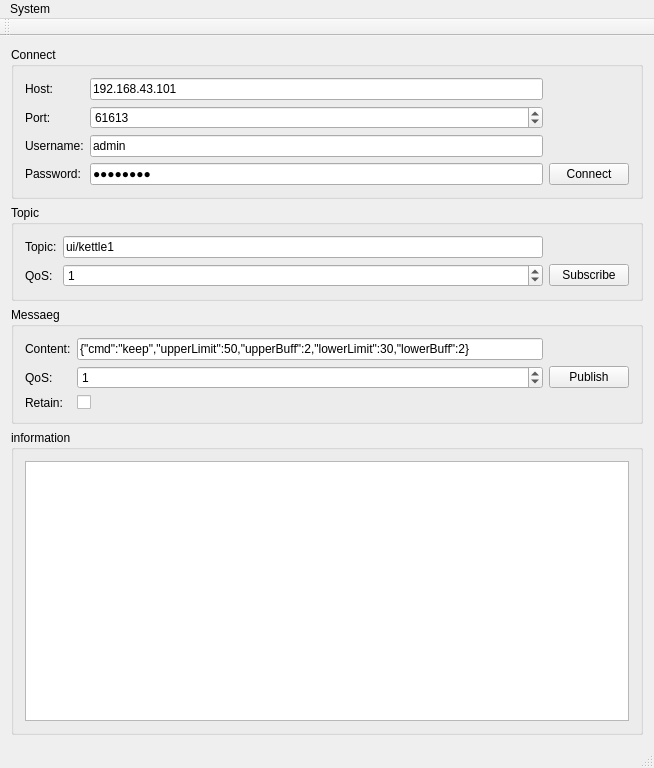
<?xml version="1.0" encoding="UTF-8"?>
<ui version="4.0">
 <class>MainWindow</class>
 <widget class="QMainWindow" name="MainWindow">
  <property name="geometry">
   <rect>
    <x>0</x>
    <y>0</y>
    <width>654</width>
    <height>768</height>
   </rect>
  </property>
  <property name="windowTitle">
   <string>logic center</string>
  </property>
  <widget class="QWidget" name="centralWidget">
   <layout class="QVBoxLayout" name="verticalLayout_4">
    <item>
     <widget class="QGroupBox" name="groupBox_3">
      <property name="title">
       <string>Connect</string>
      </property>
      <layout class="QVBoxLayout" name="verticalLayout_2">
       <item>
        <layout class="QGridLayout" name="gridLayout_2">
         <item row="2" column="0">
          <widget class="QLabel" name="label_8">
           <property name="text">
            <string>Username:</string>
           </property>
          </widget>
         </item>
         <item row="1" column="1">
          <widget class="QSpinBox" name="spinBoxPort">
           <property name="maximum">
            <number>99999</number>
           </property>
           <property name="value">
            <number>61613</number>
           </property>
          </widget>
         </item>
         <item row="2" column="1">
          <widget class="QLineEdit" name="lineEditUser">
           <property name="text">
            <string>admin</string>
           </property>
          </widget>
         </item>
         <item row="3" column="1">
          <widget class="QLineEdit" name="lineEditPassword">
           <property name="text">
            <string>password</string>
           </property>
           <property name="echoMode">
            <enum>QLineEdit::Password</enum>
           </property>
          </widget>
         </item>
         <item row="0" column="1">
          <widget class="QLineEdit" name="lineEditHost">
           <property name="text">
            <string>192.168.43.101</string>
           </property>
          </widget>
         </item>
         <item row="1" column="0">
          <widget class="QLabel" name="label_2">
           <property name="text">
            <string>Port:</string>
           </property>
          </widget>
         </item>
         <item row="3" column="0">
          <widget class="QLabel" name="label_9">
           <property name="text">
            <string>Password:</string>
           </property>
          </widget>
         </item>
         <item row="0" column="0">
          <widget class="QLabel" name="label">
           <property name="sizePolicy">
            <sizepolicy hsizetype="Fixed" vsizetype="Preferred">
             <horstretch>0</horstretch>
             <verstretch>0</verstretch>
            </sizepolicy>
           </property>
           <property name="sizeIncrement">
            <size>
             <width>0</width>
             <height>0</height>
            </size>
           </property>
           <property name="baseSize">
            <size>
             <width>0</width>
             <height>0</height>
            </size>
           </property>
           <property name="text">
            <string>Host:</string>
           </property>
          </widget>
         </item>
         <item row="3" column="2">
          <widget class="QPushButton" name="buttonConnect">
           <property name="text">
            <string>Connect</string>
           </property>
          </widget>
         </item>
        </layout>
       </item>
      </layout>
     </widget>
    </item>
    <item>
     <widget class="QGroupBox" name="groupBox_2">
      <property name="title">
       <string>Topic</string>
      </property>
      <layout class="QVBoxLayout" name="verticalLayout">
       <item>
        <layout class="QGridLayout" name="gridLayout">
         <item row="0" column="0">
          <widget class="QLabel" name="label_3">
           <property name="text">
            <string>Topic:</string>
           </property>
          </widget>
         </item>
         <item row="0" column="1">
          <widget class="QLineEdit" name="lineEditTopic">
           <property name="text">
            <string>ui/kettle1</string>
           </property>
          </widget>
         </item>
         <item row="1" column="0">
          <widget class="QLabel" name="label_5">
           <property name="text">
            <string>QoS:</string>
           </property>
          </widget>
         </item>
         <item row="1" column="1">
          <widget class="QSpinBox" name="spinQoS">
           <property name="maximum">
            <number>2</number>
           </property>
           <property name="value">
            <number>1</number>
           </property>
          </widget>
         </item>
         <item row="1" column="2">
          <widget class="QPushButton" name="buttonSubscribe">
           <property name="enabled">
            <bool>true</bool>
           </property>
           <property name="text">
            <string>Subscribe</string>
           </property>
          </widget>
         </item>
        </layout>
       </item>
      </layout>
     </widget>
    </item>
    <item>
     <widget class="QGroupBox" name="groupBox_4">
      <property name="title">
       <string>Messaeg</string>
      </property>
      <layout class="QVBoxLayout" name="verticalLayout_3">
       <item>
        <layout class="QGridLayout" name="gridLayout_3">
         <property name="topMargin">
          <number>0</number>
         </property>
         <item row="0" column="0">
          <widget class="QLabel" name="label_4">
           <property name="text">
            <string>Content:</string>
           </property>
          </widget>
         </item>
         <item row="1" column="0">
          <widget class="QLabel" name="label_6">
           <property name="text">
            <string>QoS:</string>
           </property>
          </widget>
         </item>
         <item row="0" column="2">
          <widget class="QLineEdit" name="lineEditMessage">
           <property name="text">
            <string>{&quot;cmd&quot;:&quot;keep&quot;,&quot;upperLimit&quot;:50,&quot;upperBuff&quot;:2,&quot;lowerLimit&quot;:30,&quot;lowerBuff&quot;:2}</string>
           </property>
          </widget>
         </item>
         <item row="2" column="2">
          <widget class="QCheckBox" name="checkBoxRetain">
           <property name="text">
            <string/>
           </property>
          </widget>
         </item>
         <item row="2" column="0">
          <widget class="QLabel" name="label_7">
           <property name="text">
            <string>Retain:</string>
           </property>
          </widget>
         </item>
         <item row="1" column="2">
          <widget class="QSpinBox" name="spinQoS_2">
           <property name="maximum">
            <number>2</number>
           </property>
           <property name="value">
            <number>1</number>
           </property>
          </widget>
         </item>
         <item row="1" column="3">
          <widget class="QPushButton" name="buttonPublish">
           <property name="enabled">
            <bool>true</bool>
           </property>
           <property name="text">
            <string>Publish</string>
           </property>
          </widget>
         </item>
        </layout>
       </item>
      </layout>
     </widget>
    </item>
    <item>
     <widget class="QGroupBox" name="groupBox">
      <property name="title">
       <string>information</string>
      </property>
      <layout class="QHBoxLayout" name="horizontalLayout_2">
       <item>
        <widget class="QPlainTextEdit" name="editLog"/>
       </item>
      </layout>
     </widget>
    </item>
   </layout>
  </widget>
  <widget class="QMenuBar" name="menuBar">
   <property name="geometry">
    <rect>
     <x>0</x>
     <y>0</y>
     <width>654</width>
     <height>23</height>
    </rect>
   </property>
   <widget class="QMenu" name="menuFile">
    <property name="title">
     <string>System</string>
    </property>
    <addaction name="actionQuit"/>
   </widget>
   <addaction name="menuFile"/>
  </widget>
  <widget class="QToolBar" name="mainToolBar">
   <attribute name="toolBarArea">
    <enum>TopToolBarArea</enum>
   </attribute>
   <attribute name="toolBarBreak">
    <bool>false</bool>
   </attribute>
  </widget>
  <widget class="QStatusBar" name="statusBar"/>
  <action name="actionQuit">
   <property name="text">
    <string>Quit</string>
   </property>
  </action>
 </widget>
 <layoutdefault spacing="6" margin="11"/>
 <resources/>
 <connections/>
</ui>
